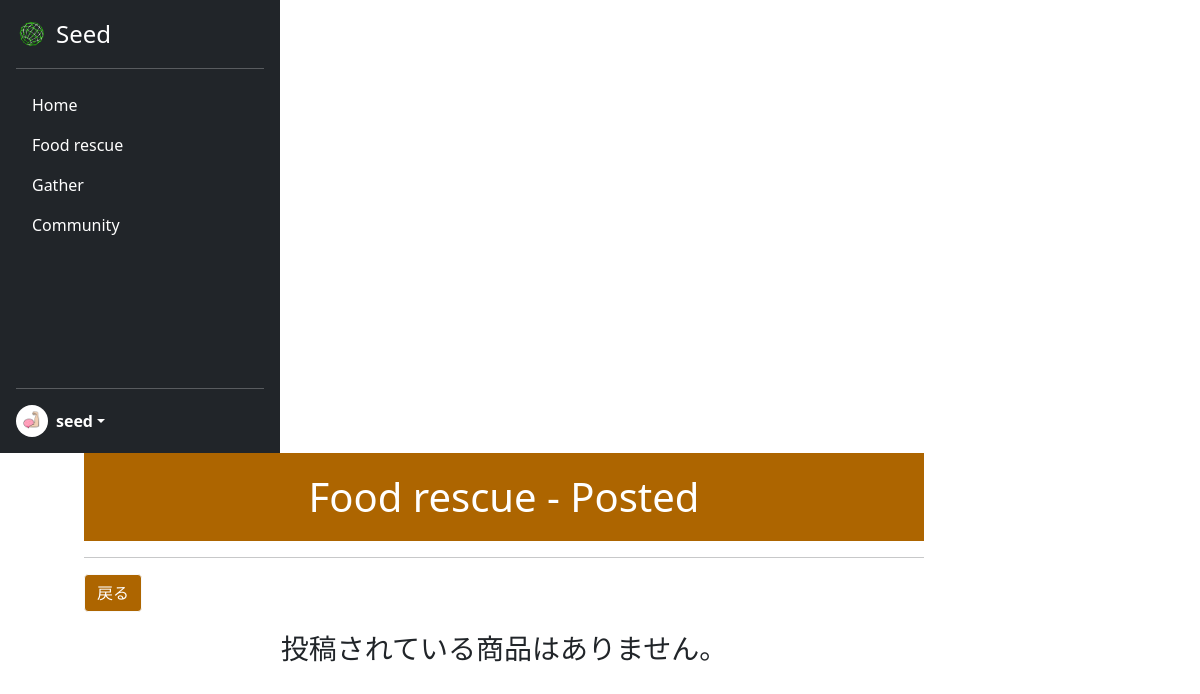
The page /myfood/ (signed in) on the database as committed earlier.
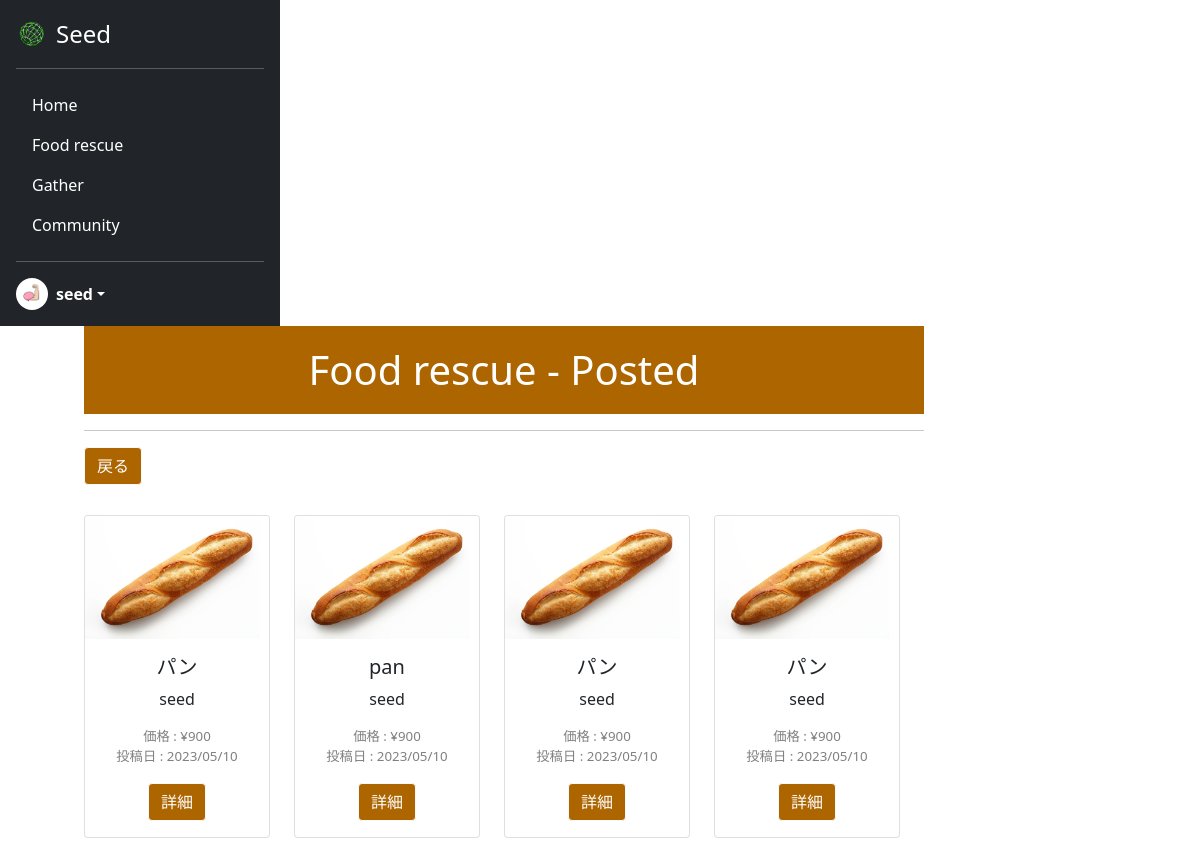
The same page on the database as committed later.
### acount/models.py (models this page shows)
class CustomUser(AbstractUser):
    is_general = models.BooleanField(null=True ,default=True)
    is_active = models.BooleanField(null=True ,default=False)
    profile_pic = models.ImageField(upload_to='profile_pics', blank=True)

### seed/models.py (models this page shows)
class Product(models.Model):
    name = models.CharField(verbose_name="商品名", max_length=50)
    genre = models.ForeignKey(Genre, verbose_name="ジャンル", on_delete=models.CASCADE)
    price = models.IntegerField(verbose_name="価格")
    image = models.ImageField(verbose_name="商品画像", upload_to='product_img/')
    detail = models.TextField(verbose_name="詳細", max_length=300)
    company = models.ForeignKey(CustomUser, verbose_name="掲載企業", on_delete=models.CASCADE)
    create_at = models.DateTimeField(verbose_name="作成日時", auto_now_add=True)

### seed/views.py (the view)
# urls.py: path('myfood/', views.MyFoodView.as_view(), name='myfood'),
class MyFoodView(ListView):
    template_name = 'myfood.html'
    model = Product
    context_object_name = 'product_list'
    def get_queryset(self):
        return Product.objects.filter(company=self.request.user)

### seed/templates/myfood.html (shortened to what this page needs)
{% extends 'mypagebase.html' %}
{% load static %}
{% block content %}
    <div class="text-center">
        <h1 class="title" style="background-color: #ad6500; color:white;">Food  rescue - Posted</h1>
        <hr>
        <div class="text-start" style="margin-bottom:20px;">
            <a href="{% url 'seed:food_rescue' %}" class="btn btn-light" style="background-color: #ad6500; color:white;">戻る</a>
        </div>
        {% if user.is_gereral %}
            <p>企業専用ページです。</p>
        {% else %}
            {% if product_list %}
            <div class="row" style="height: 650px; width:100%; overflow-y: scroll;">
                {% for product in product_list %}
                <div class="col-3" style="margin-top:10px;">
                    <div class="card" style="width: 100%;">
                        <img src="{{product.image.url}}" class="card-img-top" alt="...">
                        <div class="card-body">
                            <h5 class="card-title">{{product.name}}</h5>
                            <p class="card-text">
                                {{product.company.username}}
                            </p>
                            <p class="card-text" style="color:gray; font-size:smaller;">
                                <span class="text-start">価格 : </span><span
                                    class="text-end">¥{{product.price}}</span><br>
                                <span class="text-start">投稿日 : </span><span
                                    class="text-end">{{product.create_at|date:"Y/m/d"}}</span>
                            </p>
                            <a href="{% url 'seed:fooddetail' product.pk %}?posted=posted" class="btn btn-light" style="background-color:#ad6500; color:white;">詳細</a>
                        </div>
                    </div>
                </div>
                {% endfor %}
            </div>
            {% else %}
                <h3 class="text-center">投稿されている商品はありません。</h3>
            {% endif %}
        {% endif %}
    </div>
{% endblock %}

### seed/templates/mypagebase.html (shortened to what this page needs)
{% load static %}
<!DOCTYPE html>
<html lang="ja">
<head>
    <link href="https://cdn.jsdelivr.net/npm/bootstrap@5.0.2/dist/css/bootstrap.min.css" rel="stylesheet"
>
    <link rel="stylesheet" type="text/css" href="{% static 'css/style.css' %}">
</head>
<body class="mypage">
    {% if user.is_authenticated %}
    <main style="height:100vh;">
        <div style="display: flex; flex-wrap: wrap; height:100%;">
            <div>
                <div class="d-flex flex-column p-3 text-white bg-dark h-100" style="width: 280px; height:100%;">
                    <a href="{% url 'seed:mypage' %}"
                        class="d-flex align-items-center mb-3 mb-md-0 me-md-auto text-white text-decoration-none">
                        <img class="bi me-2" src="{% static 'assets/img/top/icon.png' %}" style="height:32px">
                        <span class="fs-4">Seed</span>
                    </a>
                    <hr>
                    <ul class="nav nav-pills flex-column mb-auto">
                        <li class="nav-item my-nav">
                            <a href="{% url 'seed:mypage' %}" class="nav-link text-white" aria-current="page">
                                Home
                            </a>
                        </li>
                        <li class="nav-item my-nav">
                            <a href="{% url 'seed:food_rescue' %}" class="nav-link text-white">
                                Food rescue
                            </a>
                        </li>
                        <li class="nav-item my-nav">
                            <a href="{% url 'seed:gather' %}" class="nav-link text-white">
                                Gather
                            </a>
                        </li>
                        <li class="nav-item my-nav">
                            <a href="{% url 'seed:community' %}" class="nav-link text-white">
                                Community
                            </a>
                        </li>
                    </ul>
                    <hr>
                    <div class="dropdown">
                        <a href="#" class="d-flex align-items-center text-white text-decoration-none dropdown-toggle"
                            id="dropdownUser1" data-bs-toggle="dropdown" aria-expanded="false">
                            <img src="{{ user.profile_pic.url }}" alt="" width="32" height="32"
                                class="rounded-circle me-2">
                            <strong>{{ user.username }}</strong>
                        </a>
                    </div>
                </div>
            </div>
            <div style="width:70%; margin-left: 7%;">
                {% block content %}
                {% endblock %}
            </div>
        </div>
    </main>
    {% endif %}
</body>
</html>

### static/css/style.css (style rules this page uses)
.title { padding: 20px 0px 20px 0px; }
.card-title { width: 100%; white-space: nowrap; overflow: hidden; text-overflow: ellipsis; }

Rows that differ between the two databases and show on the page:
added Product: image (picture), name "パン", company.username "seed", price "900", create_at "2023/05/10"
added Product: image (picture), name "pan", company.username "seed", price "900", create_at "2023/05/10"
added Product: image (picture), name "パン", company.username "seed", price "900", create_at "2023/05/10"
added Product: image (picture), name "パン", company.username "seed", price "900", create_at "2023/05/10"
Other text that changed with them:
text no longer shown: "投稿されている商品はありません。"
